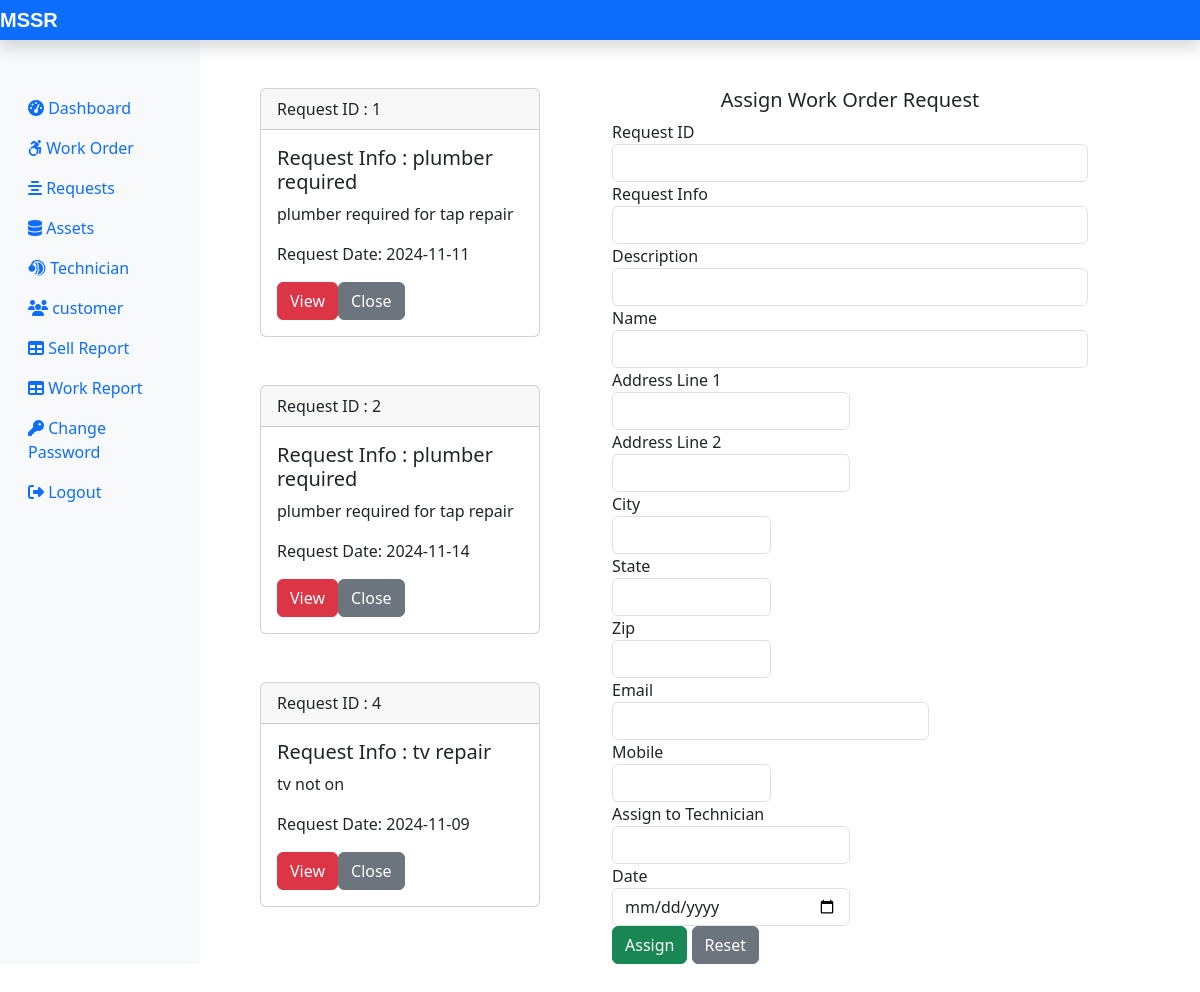
/Admin/request.php (signed in), run on the app's committed database.
### tables this page shows
CREATE TABLE `submitrequest_tb` (
  `request_id` int(11) NOT NULL,
  `request_info` text NOT NULL,
  `request_desc` text NOT NULL,
  `requester_name` varchar(60) NOT NULL,
  `requester_add1` text NOT NULL,
  `requester_add2` text NOT NULL,
  `requester_city` varchar(60) NOT NULL,
  `requester_state` varchar(60) NOT NULL,
  `requester_zip` int(11) NOT NULL,
  `requester_email` varchar(60) NOT NULL,
  `requester_mobile` bigint(11) NOT NULL,
  `request_date` date NOT NULL
);

### Admin/request.php (the view, shortened to what this page needs)
<?php
include('includes/header.php');
include('../dbConnection.php');
?>
<div class="col-sm-4 mb-5">
  <?php
 $sql = "SELECT request_id, request_info, request_desc, request_date FROM submitrequest_tb";
 $result = $conn->query($sql);
 if($result->num_rows > 0){
  while($row = $result->fetch_assoc()){
   echo '<div class="card mt-5 mx-5">';
   echo '<div class="card-header">';
   echo 'Request ID : '. $row['request_id'];
   echo '</div>';
   echo '<div class="card-body">';
   echo '<h5 class="card-title">Request Info : ' . $row['request_info'] . '</h5>';
   echo '<p class="card-text">' . $row['request_desc'] . '</p>';
   echo '<p class="card-text">Request Date: ' . $row['request_date'] . '</p>';
   echo '<div class="float-right">';
   echo '<form action="" method="POST"> <input type="hidden" name="id" value='. $row["request_id"] .'><input type="submit" class="btn btn-danger mr-3" name="view" value="View"><input type="submit" class="btn btn-secondary" name="close" value="Close"></form>';
   echo '</div>' ;
   echo '</div>' ;
   echo'</div>';
  }
 }
 ?>
</div>
<?php
  include('assignworkform.php');
  include('includes/footer.php');
?>

### data on the page
submitrequest_tb: request_id "1", request_info "plumber required", request_desc "plumber required for tap repair", request_date "2024-11-11"
submitrequest_tb: request_id "2", request_info "plumber required", request_desc "plumber required for tap repair", request_date "2024-11-14"
submitrequest_tb: request_id "4", request_info "tv repair", request_desc "tv not on", request_date "2024-11-09"
